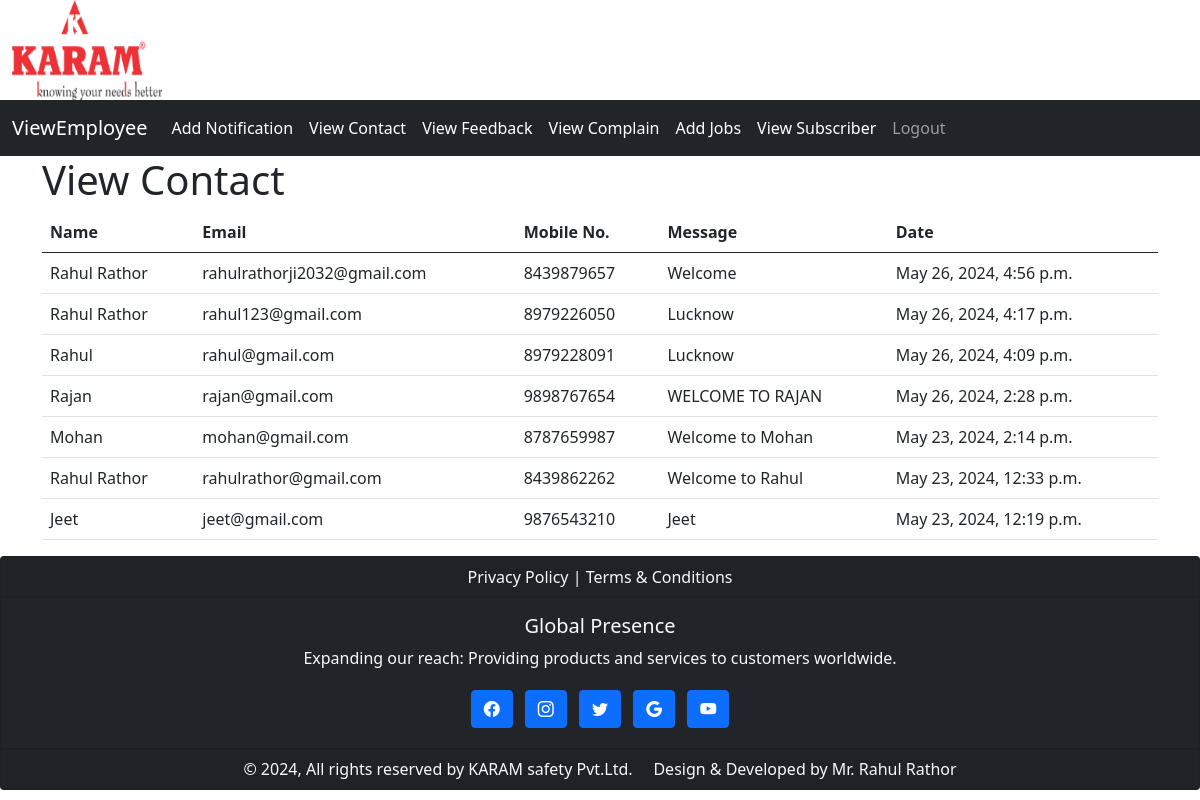
The page /home/viewcontact/ on the database its author committed.
### home/models.py (models this page shows, shortened)
class Contact(models.Model):
     sno = models.AutoField(primary_key=True)
     name = models.CharField(max_length=255)
     email = models.EmailField(max_length=250, unique=True)
     mobile = models.IntegerField()
     message = models.TextField()
     date= models.DateTimeField(default=datetime.now, blank=True)

### home/views.py (the view)
# urls.py: path('viewcontact/', views.viewcontact, name='viewcontact'),
def viewcontact(request):
    allpost = Contact.objects.all()[::-1]
    return render(request, 'aprofile/viewcontact.html', {'allpost':allpost})

### template/aprofile/viewcontact.html (shortened to what this page needs)
{% extends "base2.html"  %}
{% block body %}
<div class="container-fluid">
      <div class="container">
<h1>View Contact</h1>
 <table class="table table-hover ">
  <thead>
    <tr>
      <th scope="col">Name</th>
      <th scope="col">Email</th>
      <th scope="col">Mobile No.</th>
          <th scope="col">Message</th>
      <th scope="col">Date</th>
	   </tr>
  </thead>
  <tbody>
  {% for i in allpost %}
    <tr>
      <td>{{i.name}}</td>
      <td>{{i.email}}</td>
      <td>{{i.mobile}}</td>
          <td>{{i.message}}</td>
          <td>{{i.date}}</td>
    </tr>
  {% endfor %}
  </tbody>
</table>
            </div>
</div>
{% endblock body %}

### rows shown on the page
Contact: name "Rahul Rathor", email "rahulrathorji2032@gmail.com", mobile "8439879657", message "Welcome", date "May 26, 2024, 4:56 p.m."
Contact: name "Rahul Rathor", email "rahul123@gmail.com", mobile "8979226050", message "Lucknow", date "May 26, 2024, 4:17 p.m."
Contact: name "Rahul", email "rahul@gmail.com", mobile "8979228091", message "Lucknow", date "May 26, 2024, 4:09 p.m."
Contact: name "Rajan", email "rajan@gmail.com", mobile "9898767654", message "WELCOME TO RAJAN", date "May 26, 2024, 2:28 p.m."
Contact: name "Mohan", email "mohan@gmail.com", mobile "8787659987", message "Welcome to Mohan", date "May 23, 2024, 2:14 p.m."
Contact: name "Rahul Rathor", email "rahulrathor@gmail.com", mobile "8439862262", message "Welcome to Rahul", date "May 23, 2024, 12:33 p.m."
Contact: name "Jeet", email "jeet@gmail.com", mobile "9876543210", message "Jeet", date "May 23, 2024, 12:19 p.m."
